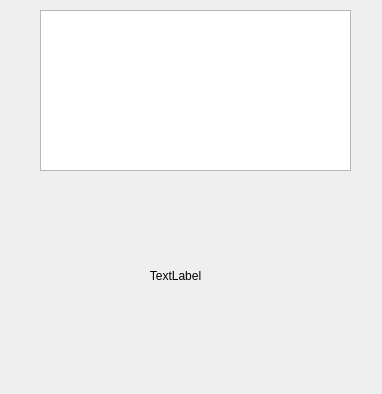
<?xml version="1.0" encoding="UTF-8"?>
<ui version="4.0">
 <class>Widget</class>
 <widget class="QWidget" name="Widget">
  <property name="geometry">
   <rect>
    <x>0</x>
    <y>0</y>
    <width>382</width>
    <height>394</height>
   </rect>
  </property>
  <property name="windowTitle">
   <string>Widget</string>
  </property>
  <widget class="QLabel" name="label">
   <property name="geometry">
    <rect>
     <x>30</x>
     <y>190</y>
     <width>291</width>
     <height>171</height>
    </rect>
   </property>
   <property name="text">
    <string>TextLabel</string>
   </property>
   <property name="alignment">
    <set>Qt::AlignCenter</set>
   </property>
  </widget>
  <widget class="QPlainTextEdit" name="plainTextEdit">
   <property name="geometry">
    <rect>
     <x>40</x>
     <y>10</y>
     <width>311</width>
     <height>161</height>
    </rect>
   </property>
  </widget>
 </widget>
 <resources/>
 <connections/>
</ui>
